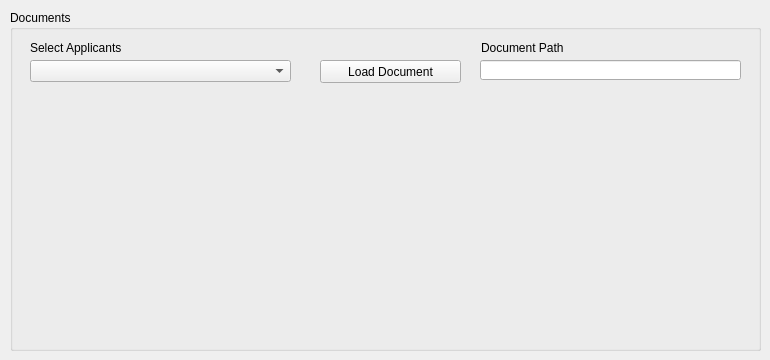
   <widget class="QWidget" name="document_tab">
    <attribute name="title">
     <string>Documents</string>
    </attribute>
    <widget class="QGroupBox" name="documents_group_box">
     <property name="geometry">
      <rect>
       <x>10</x>
       <y>10</y>
       <width>751</width>
       <height>341</height>
      </rect>
     </property>
     <property name="title">
      <string>Documents</string>
     </property>
     <widget class="QComboBox" name="applicant_documents_cbox">
      <property name="geometry">
       <rect>
        <x>20</x>
        <y>50</y>
        <width>261</width>
        <height>22</height>
       </rect>
      </property>
     </widget>
     <widget class="QLabel" name="label_12">
      <property name="geometry">
       <rect>
        <x>20</x>
        <y>30</y>
        <width>251</width>
        <height>16</height>
       </rect>
      </property>
      <property name="text">
       <string>Select Applicants</string>
      </property>
     </widget>
     <widget class="QPushButton" name="load_doc_button">
      <property name="geometry">
       <rect>
        <x>310</x>
        <y>50</y>
        <width>141</width>
        <height>23</height>
       </rect>
      </property>
      <property name="text">
       <string>Load Document</string>
      </property>
     </widget>
     <widget class="QLineEdit" name="document_path_edit">
      <property name="geometry">
       <rect>
        <x>470</x>
        <y>50</y>
        <width>261</width>
        <height>20</height>
       </rect>
      </property>
      <property name="readOnly">
       <bool>true</bool>
      </property>
     </widget>
     <widget class="QLabel" name="label_6">
      <property name="geometry">
       <rect>
        <x>471</x>
        <y>30</y>
        <width>261</width>
        <height>16</height>
       </rect>
      </property>
      <property name="text">
       <string>Document Path</string>
      </property>
     </widget>
    </widget>
   </widget>
